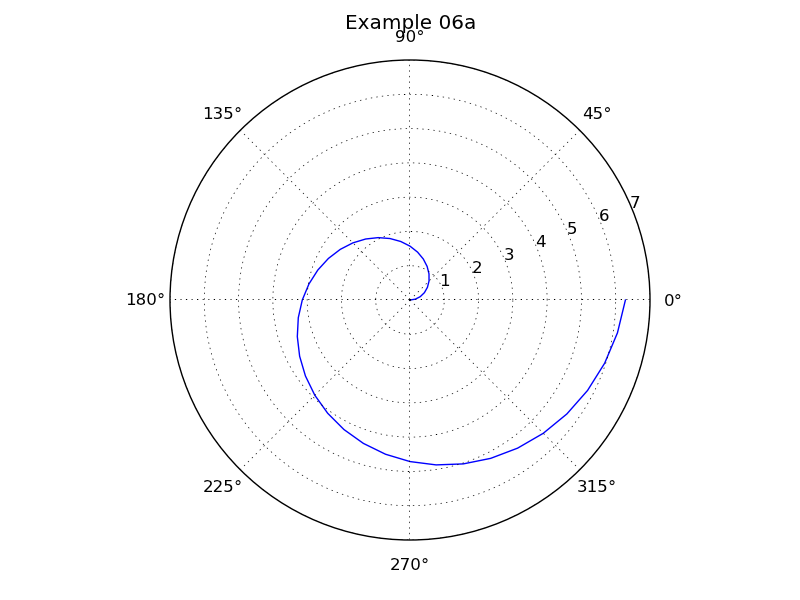

Generate this figure with Python:
import matplotlib.pyplot as pyplot
import plotdata

pyplot.axes(polar=True)

t = plotdata.data06t
r = plotdata.data06r

pyplot.polar(t,r)

pyplot.title('Example 06a')
pyplot.savefig('example06a.png')

